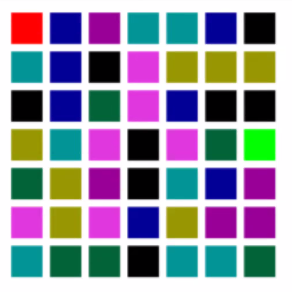
#> input picture lecture_test/ss.png, 292 x 292 px
$ jupyter execute --allow-errors ME461_assignment_final.ipynb   (shell and % lines are left out)
#> lines starting #> are read from the running program, lines starting #| are printed output that depends on the picture
### assignment/images4.py
# -*- coding: utf-8 -*-
"""Images4.ipynb

Automatically generated by Colaboratory.

Original file is located at
    https://colab.research.google.com/drive/141zdGTzDSNe6nrnsuZD5HXVASdNczrjp

#Image for search and image processing

Following functions are meant to generate patterns for basic object detection, identification and search
"""

import numpy as np
from skimage import io
import random
import matplotlib.pyplot as plt

def Shapes(jpgNoise=False):
    '''
    This function generates a 640x480 color image by default
    Places shapes at random in this image with random colors
    Possible shapes are:
        circle
        ring (a circle with a circular hole)
        rectangle
        square
        frame (a rectangle with a rectangular hole)
    if jpgNoise is False, no noise will be added, if True
    quality will be used, the lower the quality towards 1, to harder the problem will be
    '''
#> called with jpgNoise = False
    imSize = [480, 640]
    Imquality = 25
    #a minimum image size of 300 is assumed
    '''
    minsize = 300
    if imSize[0] < minsize:
        imSize[0] = minsize
    if imSize[1] < minsize:
        imSize[1] = minsize

    # impose bounds on quality if it will be used
    if jpgNoise:
        if Imquality < 1:
            Imquality = 1
        elif Imquality > 95:
            Imquality = 95
    '''

    def newShapeOK(lShapes,shape):
        '''
        returns true if the passed shape is not overlapping with existing ones
        shape is: ((y0,x0), (y1,x1)) points corresponding to upper lwft and lower right corners of the bounding box
        '''
        if len(lShapes) == 0:
            return True # this is the first shape
        # candidate coordinates
        cy0, cx0, cy1, cx1 = shape[0][0], shape[0][1], shape[1][0],shape[1][1]
        safeband = 5
        for s in lShapes:
            sy0, sx0, sy1, sx1 = s[0][0][0], s[0][0][1], s[0][1][0],s[0][1][1]
            if (cy0 >= (sy0-safeband) and cy0<= (sy1 + safeband)) or \
            (cy1 >= (sy0-safeband) and cy1<= (sy1 + safeband)) or \
            (cx0 >= (sx0 - safeband) and cx0<= (sx1+safeband)) or \
            (cx1 >= (sx0-safeband) and cx1<= (sx1+safeband)):
                return False
            if (sy0 >= (cy0-safeband) and sy0<= (cy1 + safeband)) or \
            (sy1 >= (cy0-safeband) and sy1<= (cy1 + safeband)) or \
            (sx0 >= (cx0 - safeband) and sx0<= (cx1+safeband)) or \
            (sx1 >= (cx0-safeband) and sx1<= (cx1+safeband)):
                return False

        return True


    def create_circular_mask(h=480, w=640, bbox=None):
        '''
        as implied by the name
        downloaded from: https://newbedev.com/how-can-i-create-a-circular-mask-for-a-numpy-array
        modified to return binary images
        and accept a bounding box for the circle  ((y0,x0),(y1,x1))
        bbox is supposed to be properly set, no stupidity checks
        '''
        if bbox is None:
            bbox = ((1,1),(h,w)) # use almost the whole image
        radius = (bbox[1][1]-bbox[0][1])/2 # assume circle
        # get center
        center = (bbox[0][1] + (bbox[1][1]-bbox[0][1])/2,
                  bbox[0][0] + (bbox[1][0]-bbox[0][0])/2)
        '''
        if center is None: # use the middle of the image
            center = (int(w/2), int(h/2))
        if radius is None: # use the smallest distance between the center and image walls
            radius = min(center[0], center[1], w-center[0], h-center[1])
        '''
        Y, X = np.ogrid[:h, :w]
        dist_from_center = np.sqrt((X - center[0])**2 + (Y-center[1])**2)

        mask = dist_from_center <= radius
        cirmask = np.zeros_like(mask, dtype=np.uint8) # generate a binary image mask with black 0, white 255
        cirmask[np.where(mask==True)] = 255
        return cirmask

    def randomColor():
        colorz = ((255,0,0),
        		(0,255,0),
        		(0,0,255),
        		(255,255,0),
        		(255,0,255),
        		(0,255,255))
        return random.choice(colorz)

    randrange = (20,30) # how many shapes will be generated
    aspectRatio = (1.4, 2.2) # aspect ratio range for rectangles and frames
    numTries = 1000 # try so many times before you decide you cannot fit the shape
    # define shape generateion parameters
    shapes = {'circle':((25,50),),
              'ring':((25,50),(5,8)),
              'rectangle':((20,50),(1.5,2.5)),
              'square':((25,50),),
              'frame':((20,50),(5,9))}

    # generate empty mask and color image
    mask = np.zeros(imSize, dtype=np.uint8)
    colorIm = np.zeros((*imSize,3))

    # generate shape parameters
    allShapes = [] # keep track of coordinates and shape types
    nShapes = np.random.randint(randrange[0], randrange[1])
    #print(f'trying to get {nShapes} shapes')

    for i in range(nShapes):
        # select a random shape
        shapeKey = list(shapes.keys())[np.random.randint(0,len(shapes.keys()))]
        # set width and height of the
        if shapeKey == 'circle' or shapeKey == 'ring' or shapeKey == 'square':
            w = np.random.randint(shapes[shapeKey][0][0], shapes[shapeKey][0][1])
            h = w
        else: # assume frame or rectangle
            w = np.random.randint(shapes[shapeKey][0][0], shapes[shapeKey][0][1])
            h = int(w * np.random.uniform(*aspectRatio))
            if np.random.randint(0,10) >=5: # 50-50 rotate rectangle
                w,h = h,w
        #print(f'a {shapeKey} with w={w} and h={h}')

        # try to fit this shape into the current scene by randomly locating it
        for t in range(numTries):
            # come up with a random location
            y = np.random.randint(h+1, imSize[0]-h-1)
            x = np.random.randint(w+1, imSize[1]-w-1)
            # generate coordiantes
            maybeShape = ((y,x),(y+h,x+w))
            # check if it is OK
            if newShapeOK(allShapes, maybeShape): # cool
                allShapes.append((maybeShape, shapeKey)) # (coordiantes, shapeID) are added to the list
                # register shape to the mask
                if shapeKey == 'square' or shapeKey == 'rectangle':
                    cMask = np.zeros_like(mask, dtype=np.uint8)
                    cMask[maybeShape[0][0]: maybeShape[1][0], maybeShape[0][1]: maybeShape[1][1]] = 255
                    #goodones = np.where(cMask == 255)
                    #mask[goodones] = 255
                    #colorIm[goodones[0], goodones[1],:] = randomColor()

                elif shapeKey == 'frame':

                    cMask = np.zeros_like(mask, dtype=np.uint8)
                    cMask[maybeShape[0][0]: maybeShape[1][0], maybeShape[0][1]: maybeShape[1][1]] = 255
                    frameT = np.random.randint(shapes['frame'][1][0], shapes['frame'][1][1])
                    fy0, fx0 = maybeShape[0][0] + frameT, maybeShape[0][1] + frameT
                    fy1, fx1 = maybeShape[1][0] - frameT, maybeShape[1][1] - frameT
                    emptyShape = ((fy0, fx0),(fy1, fx1))
                    cMask[emptyShape[0][0]: emptyShape[1][0], emptyShape[0][1]: emptyShape[1][1]] = 0
                    #goodones = np.where(cMask == 255)
                    #mask[goodones] = 255
                    #colorIm[goodones[0], goodones[1],:] = randomColor()
                    #mask[np.where(cMask == 255)] = 255

                elif shapeKey == 'circle':
                    cMask = create_circular_mask(bbox=maybeShape)
                    #mask[np.where(cMask == 255)] = 255

                elif shapeKey == 'ring':
                    cMask = create_circular_mask(bbox=maybeShape)
                    frameT = np.random.randint(shapes['ring'][1][0], shapes['ring'][1][1])
                    fy0, fx0 = maybeShape[0][0] + frameT, maybeShape[0][1] + frameT
                    fy1, fx1 = maybeShape[1][0] - frameT, maybeShape[1][1] - frameT
                    emptyShape = ((fy0, fx0),(fy1, fx1))
                    cMask2 = create_circular_mask(bbox=emptyShape)
                    cMask -= cMask2
                    #mask[np.where(cMask == 255)] = 255
                #finally update mask
                goodones = np.where(cMask == 255)
                mask[goodones] = 255
                colorIm[goodones[0], goodones[1],:] = randomColor()

                #print(f'{shapeKey} located at {maybeShape}')
                #
                break
        if jpgNoise:
            io.imsave('test.jpg', colorIm, quality = Imquality)
            colorIm = io.imread('test.jpg')


    return colorIm, allShapes

# [56 lines left out: function aMaze, not called in this run]

### lecture_test/ME461_assignment_final.ipynb
# This is a two part assignment that involves image processing and search

Part I: detect shapes and find their bounding boxes and centers.

Part II: find a  path from one point to another using A*

# Group Name: Tulumba

# Contributing group members:
- Batuhan Asma
Umut Kurt
Ulaş Yaprak

# General expectations
- If you use other peoples codes you find on the internet, I expect you to provide a reference.
- Your code should be briefly but clearly commented.
- Note that in both parts test images are generated based on the library downloaded from the Ineternet. Every time the test images are re-generated, i.e. your solution is executed once again later, test images will change. Hence, make sure that you do NOT do anything that is in particular to the test images you get from those functions. Indeed it is recommended that you do re-generate test images during coming up with a solution to avoid hard-coding and to see alterantive scenarios to make your code robust to anything that these functions can throw at you.

- At the end you are to submit this notebook:
```
File->Download->Download .ipynb
```
save it as ```group_name.ipynb``` and submit through ODTU Class.
One submission per group is expected.

[cell 1]
# a lot of imports, in case you need more you are welcome to add here
import numpy as np   # for arrays, math functions, etc
import matplotlib.pyplot as plt # for plotting
from skimage import io  # for reading images
import cv2  # for image processing

# Download the library function to generate images for search

[cell 2]
# download library

# Part I: Shape detection using techniques introduced in class

In this part you are to detect the location and type of objects in an image.
This image is automatically (and randomly) generated as shown below. Yet this image generating function also returns the ground truth, so that you can evaluate the performance of you approach.

Start with the image generator import

[cell 3]
from images4 import Shapes  # for reading images

## Test image generation
Run the following cell couple of times to see the generation of a new image.
Note that ```gt``` contains the *ground truth* about shapes, where first the rectangle that surrounds the shape (i.e. bounding box) is given using its left top and right bottom corner coordinates. Then the name of the shape is given.

[cell 4]
img, gt = Shapes()  # read in the image and ground truth
plt.imshow(img)  # show the image
gt  # show the ground truth
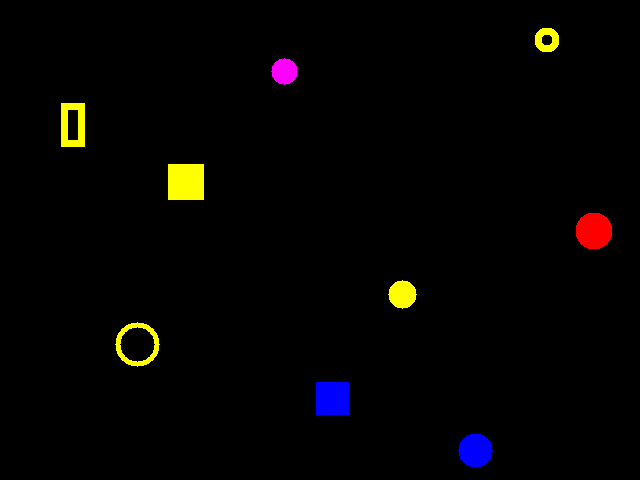
#> shown: shape (480, 640, 3) float64; mean R, G, B 0.0171, 0.012, 0.0082

## About the shapes and colors
As shown above when you call the ```Shapes()``` function it returns an image followed by the ground truth about these shapes.

Note that there are a total of 5 shapes:
- circle
- ring _(i.e. a circle with a circular hole in it)_
- square
- rectangle
- frame _(i.e. a rectangle with a rectangular hole in it)_

Shapes have a total of 6 different colors. Let's see if you can quickly find what these 6 colors are.
_Hint: colorz and randomColor(), hmmm but where is that?_
_Another Hint: recall linux tutorials, ask yourself where Shapes() come from and in a code block try something that starts with !_

[cell 5]
# following up on Hints

<hr>

## PART I.a - Clean as a whistle :)

First you will work on a clean image, then repeat the same procedure for a noisy one.

### Generate the test image

[cell 6]
test_image, GTshapes = Shapes()  # read in the image and ground truth
plt.imshow(test_image)  # show the image
GTshapes  # show the ground truth
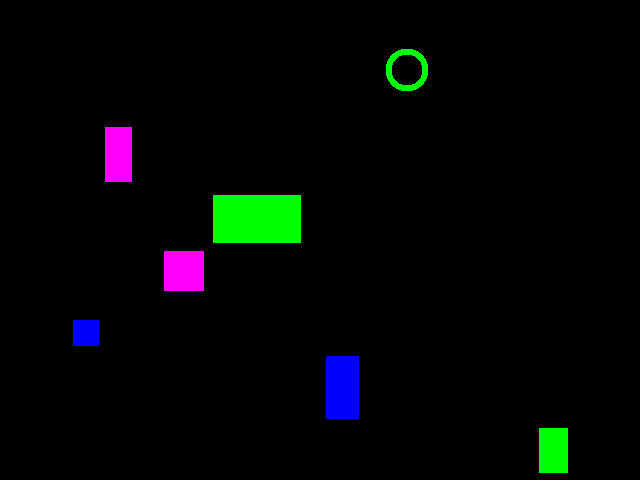
#> shown: shape (480, 640, 3) float64; mean R, G, B 0.01, 0.0203, 0.019

###Process the image to find regions of interest
Process ```test_image``` to find the list of colored regions.
Put them in a varialbe named ```found_shapes``` in the same format with ```GTshapes```.

You can add as many code blocks below as needed.

[cell 7]
# do your magic here down to the Finally region
import cv2                                                                       #imported for connected component labeling
from math import pi
test_image = test_image.astype('uint8')                                          #data type is transformed to uint8
imgGray = cv2.cvtColor(test_image,cv2.COLOR_RGB2GRAY)                            #grayscale image is produced
imgTresh = cv2.threshold(imgGray,0,255,cv2.THRESH_BINARY)[1]                       #background and foreground object is selected using treshold
num_labels,labels,stat,centroid = cv2.connectedComponentsWithStats(imgTresh)     #connected component labeling done by cv2 library
found_shapes = []
for i,j,k,l,n in stat:                                                           #connected component labeling stats leftmost, topmost, width , height and area
  if abs(k-l)<2 and k*l==n:                                                      #checks if shape is a square
    found_shapes.append([(j,i),(j+l,i+k),"square"])                            #square is added to found_shapes list
  elif abs(k-l)<2 and labels[round(j+l/2),round(i+k/2)] != 0:                    #checks if shape is a circle
   found_shapes.append([(j,i),(j+l,i+k),"circle"])                             #circle is added to the list
  elif abs(k-l)<2 and labels[round(j+l/2),round(i+k/2)] == 0:                    #checks if shape is a ring
    found_shapes.append([(j,i),(j+l,i+k),"ring"])                             #ring is a circle with a hole
  else:
    if labels[round(j+l/2),round(i+k/2)] != 0:
      found_shapes.append([(j,i),(j+l,i+k),"rectangle"])                         #checks if shape is a rectangle
    else:
      found_shapes.append([(j,i),(j+l,i+k),"frame"])                             #checks if shape is a frame


found_shapes.remove(found_shapes[0])                                             #remove background stats

###Finally - PART I.a: Performance Report
Now that you, have ```found_shapes``` filled in and it is time to compare it to ```GTshapes```.
Compare the matching shapes from ```found_shapes``` to the ones in ```GTshapes```. Note that this is __not a manual__ matching process. __Your code should do it__.

Once shapes are mathed, you should compare the center of each shape and label.
In a loop go over each matching shape pair and print a single line for each comparison where you tell if the shape types match, also report the pixelwise difference between matching objects. In this context center is simply the average of top left and right bottom corner coordinates.

[cell 8]
# performance report
GTshapes = sorted(GTshapes)                                                      #GTshapes is sorted to match with found_shapes
i=0                                                                              #i is set to 0
GTcentroids=[]                                                                   #List of centroid values taken from ground truth
centroids=[]                                                                     #List of centroid values taken from found_shapes
while i<len(GTshapes):                                                           #while i is less than the length of GTshapes
  tempGTcentroids=[]                                                             #tempGTcentroids is set to empty list
  tempFoundcentroids=[]                                                          #tempFoundcentroids is set to empty list

  tempGTcentroids.append((GTshapes[i][0][0][1]+GTshapes[i][0][1][1])/2)          #centroid in x direction is found by simply averaging
  tempGTcentroids.append((GTshapes[i][0][0][0]+GTshapes[i][0][1][0])/2)          #centroid in y direction is found by simply averaging

  tempFoundcentroids.append((found_shapes[i][0][1]+found_shapes[i][1][1])/2)     #centroid in x direction is found by simply averaging
  tempFoundcentroids.append((found_shapes[i][0][0]+found_shapes[i][1][0])/2)     #centroid in y direction is found by simply averaging


  centroids.insert(i,tempFoundcentroids)                                         #centroids list is inserted with tempFoundcentroids
  GTcentroids.insert(i,tempGTcentroids)                                          #GTcentroids list is inserted with tempGTcentroids
  if GTshapes[i][1] == found_shapes[i][2]:                                       #if shape names are matching
    x = abs(GTcentroids[i][0]-centroids[i][0])                                   #difference between ground truth and centroid in x direction
    y = abs(GTcentroids[i][1]-centroids[i][1])                                   #difference between ground truth and centroid in y direction
    print(f"{GTshapes[i][1]}s are matched with {x} pixels error in x direction,{y} pixels error in y direction") #print the shape name and difference
  else:                                                                         #if shape names are not matching
    print("Mismatched shapes!")                                                 #print mismatched shapes
  i=i+1

##PART I.b - Dirty case
This is the functionally the same deal as in PART I.a, but this time test image is generated as follows:

### Get the dirty test image

#> (a cell that did not finish here is left out)

plt.imshow(test_imageD) # show the image
GTshapesD # show the ground truth

### check out the noisy images
just that you can see them one by one so that you can get a feeling of the level of noise

[cell 10]
ii = 3 # index of the shape to zoom into, change then index to zoom deeper in to a shape you are interested in
#> (the rest of this cell did not finish here and is left out)

###Process the image to find regions of interest
Process ```test_imageD``` to find the list of colored regions.
Put them in a varialbe named ```found_shapesD``` in the same format with ```GTshapesD```.

You can add as many code blocks below as needed.

[cell 11]
# do your magic here down to the Finally region
import cv2                                                                       #imported for connected component labeling
from math import pi                                                             #imported for pi

#> (the rest of this cell did not finish here and is left out)

#> (a cell that did not finish here is left out)

###Finally - PART I.b: Performance Report
Having ```found_shapesD``` filled in now compare it to ```GTshapesD``` as you did above at the end of PART I.a.

#> (a cell that did not finish here is left out)

# Part II: Search from beginning to end
In this part your code will try to find the shortest path between two points.

## Conventions
Your serach always starts from the center of the RED box and ends at the center of the GREEN one.

BLACK is always a wall that your path CANNOT pass through. Hence, you can assume that a black pixel has infinite cost, whatever that means.

Color values for default colors are as follows:
BLACK = (0,0,0)
RED = (255,0,0)
GREEN = (0,255,0)

Cost of all RED and GREEN pixels are all 1.

For all other colors in the search image you will be given a dictionary that contains color values and cost of traversing a pixel with that color.

You can only move to 4-neighbors of a pixel.

Once you find the path, mark it pixel by pixel on the map with a distinct color and display it at the end.

Let's import the weird maze generator.

[cell 14]
from images4 import aMaze

## Get a test image

[cell 15]
mazeImg = cv2.imread("ss.png")
#> mazeImg is the input picture: shape (292, 292, 3); mean B, G, R 165.4, 150.1, 151.5
mazeImg = cv2.cvtColor(mazeImg, cv2.COLOR_BGR2RGB)
plt.imshow(mazeImg)
mazeImg[20:50,25]
#> Out = 30 rows, first 8: [255, 0, 1], [255, 0, 1], [255, 0, 1], [255, 0, 1], [255, 0, 1], [255, 0, 1], [255, 0, 1], [255, 0, 1]

## Find a solution
Find a solution from the center of the starting block (i.e. RED block) to the center of target block (i.e. GREEN block) using A*.
You do NOT need to write A* from scratch (but you can), an existing impementation can be adopted to this problem.
You are expected to provide references to your imports regarding A*.

### Imports

[cell 16]
# import any additional library realted to this part and provide references
import numpy as np
from numpy.linalg import matrix_rank as rank
import matplotlib.pyplot as plt
from math import *
from pathfinding.core.grid import Grid
from pathfinding.finder.a_star import AStarFinder
from pathfinding.core.diagonal_movement import DiagonalMovement

### Implement your solution
All your code generated to find a solution should be given below.
I would like to see your heuristic function separately though.
You can add as many code blocks as you like. But make sure that the first block is your heuristic.

#> (a cell that did not finish here is left out)

[cell 18]
# heuristic function is to be implemented here
# [9 lines left out: function heuristic, not called in this run]

[cell 19]
# cost function to be used in uniform cost will be here
# [17 lines left out: function cost, not called in this run]

[cell 20]
def find_start_and_finish(mazeImg):
    '''
    this funtion finds the centers of green and red boxes in mazeImg
    '''
    # find the centers of the boxes
    reds=[] # list of red boxes
    greens=[] # list of green boxes
    gx=0 # x coordinate of green box
    gy=0 # y coordinate of green box
    rx=0 # x coordinate of red box
    ry=0 # y coordinate of red box
    for i in range(len(mazeImg)): # loop through the rows
        for j in range(len(mazeImg[0])): # loop through the columns
            if (mazeImg[i][j][0] == 0 and mazeImg[i][j][1] == 255 and mazeImg[i][j][2] == 0): # if the pixel is green
               greens.append([i,j]) # append the coordinates of the green box to the list
            elif (mazeImg[i][j][0] == 255 and mazeImg[i][j][1] == 0 and mazeImg[i][j][2] == 0): # if the pixel is red
               reds.append([i,j]) # append the coordinates of the red box to the list
#> after the loop, greens = []; reds = [[16, 14], [17, 14], [18, 14], [19, 14]]

    for i,j in greens:  # average of green coordinates
        gx+=i # sum of green coordinates
        gy+=j # sum of green coordinates
#> this loop made 0 passes
#> after the loop, gx = 0; gy = 0
    gx=gx/len(greens) # average of green coordinates
    gy=gy/len(greens) # average of green coordinates

    for i,j in reds:  # average of red coordinates
        rx+=i # sum of red coordinates
        ry+=j # sum of red coordinates
    rx=rx/len(reds) # average of red coordinates
    ry=ry/len(reds) # average of red coordinates
    return rx,ry,gx,gy # return the coordinates of the centers of the red and green boxes
